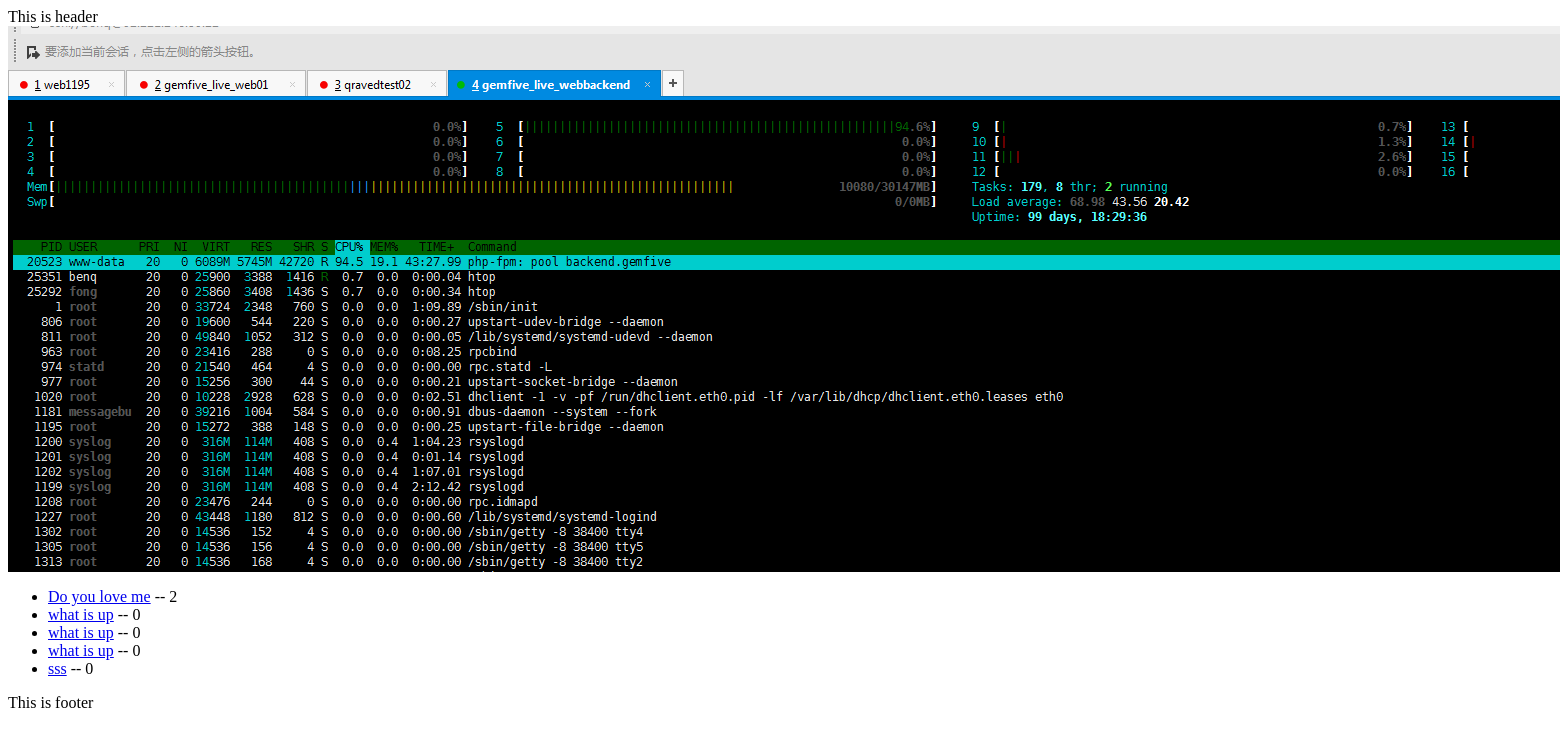
/polls/, run on an earlier commit of the app's database.
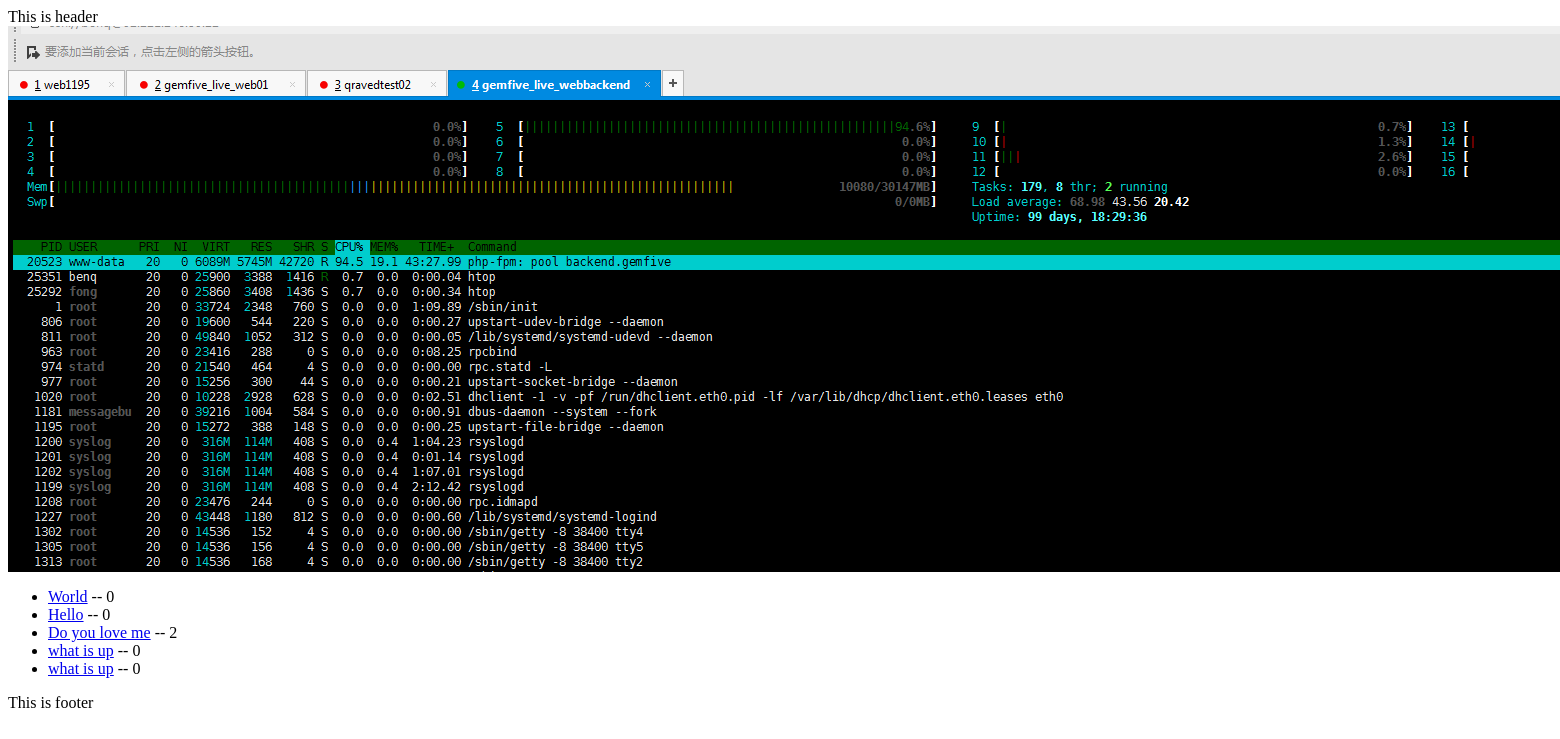
And on a later commit of the database.
### polls/models.py (models this page shows, shortened)
class Question(models.Model):
    question_text = models.CharField(max_length=200)
    pub_date = models.DateTimeField('date published')

### polls/views.py (the view)
def index(request):
    latest_question_list = Question.objects.order_by('-pub_date')[:5]
    context = {'latest_question_list': latest_question_list}
    return render(request, 'polls/index.html', context)

### polls/templatetags/mytags.py (called while the page is built)
@register.filter
def question_choice_count(question):
    return question.choices.count()

### polls/templates/polls/index.html
{% extends 'base.html' %}
{% load static %}
{% load mytags %}
{% block content %}
<img src="{% static 'django.png' %}">
{% if latest_question_list %}
<ul>
  {% for question in latest_question_list %}
  <li><a href="{% url 'polls:detail' question.id %}">{{ question.question_text }}</a>
 -- {{ question|question_choice_count }} </li>
  {% endfor %}
</ul>
{% endif %}
{% endblock %}

### templates/base.html (shortened to what this page needs)
<html>
<head>
</head>
<body>
{% include '_header.html' %}
{% block content %}
{% endblock %}
{% include '_footer.html' %}
</body>
</html>

### templates/_header.html
<div>
    This is header
</div>

### templates/_footer.html
<div>
    This is footer
</div>

What changed in the data, as far as the page shows it:
no longer on this page (row unchanged): Question: question_text "what is up", id "0"
no longer on this page (row unchanged): Question: question_text "sss", id "0"
added Question: question_text "World", id "0"
added Question: question_text "Hello", id "0"
